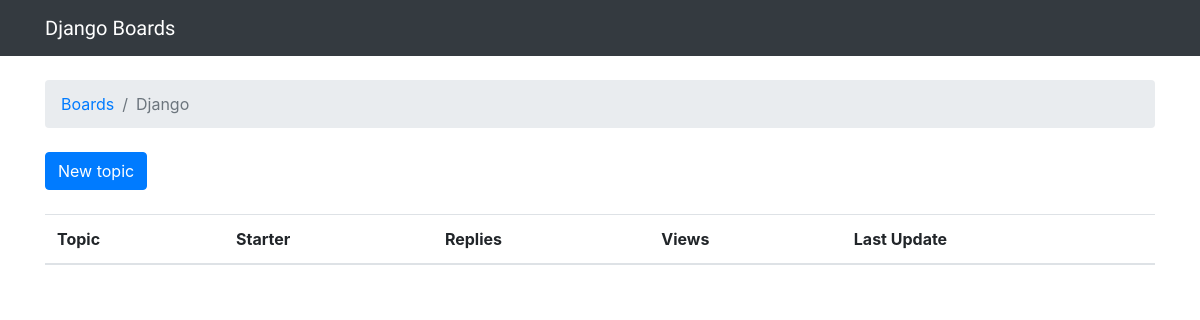
The page /boards/1/ on the database as committed earlier.
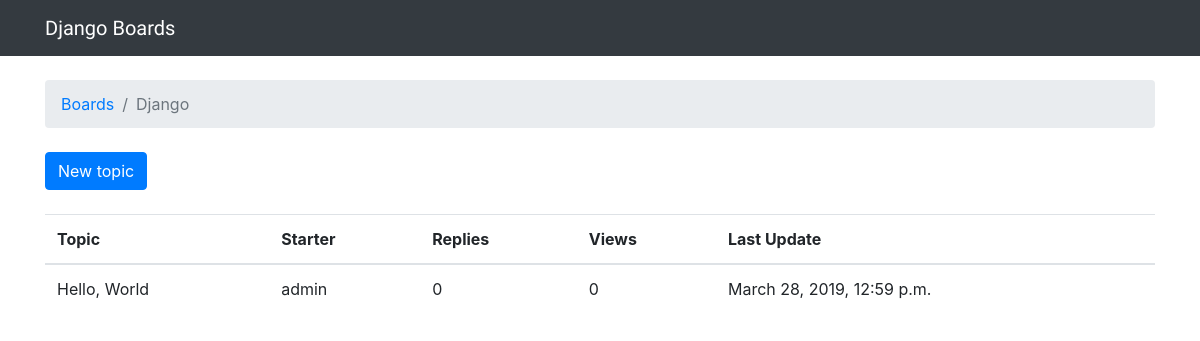
The same page on the database as committed later.
### boards/models.py (models this page shows)
class Topic(models.Model):
    subject = models.CharField(max_length=255)
    last_updated = models.DateTimeField(auto_now_add=True)
    board = models.ForeignKey(Board, related_name='topics', on_delete=models.CASCADE)
    starter = models.ForeignKey(User, related_name='topics', on_delete=models.CASCADE)

### boards/views.py (the view)
# urls.py: url(r'^boards/(?P<pk>\d+)/$', views.board_topics, name='board_topics'),
def board_topics(request, pk):
    board = get_object_or_404(Board, pk=pk)
    return render(request, 'topics.html', {'board': board})

### templates/topics.html (shortened to what this page needs)
{% extends 'base.html' %}
{% block breadcrumb %}
<li class="breadcrumb-item"><a href="{% url 'home' %}">Boards</a></li>
<li class="breadcrumb-item active">{{ board.name }}</li>
{% endblock %}
{% block content %}
<div class="mb-4">
    <a href="{% url 'new_topic' board.pk %}" class="btn btn-primary">New topic</a>
</div>
<table class="table">
    <thead class="thead-inverse">
    <tr>
        <th>Topic</th>
        <th>Starter</th>
        <th>Replies</th>
        <th>Views</th>
        <th>Last Update</th>
    </tr>
    </thead>
    <tbody>
    {% for topic in board.topics.all %}
    <tr>
        <td>{{ topic.subject }}</td>
        <td>{{ topic.starter.username }}</td>
        <td>0</td>
        <td>0</td>
        <td>{{ topic.last_updated }}</td>
    </tr>
    {% endfor %}
    </tbody>
</table>
{% endblock %}

Rows that differ between the two databases and show on the page:
added Topic: subject "Hello, World", starter.username "admin", last_updated "March 28, 2019, 12:59 p.m."
